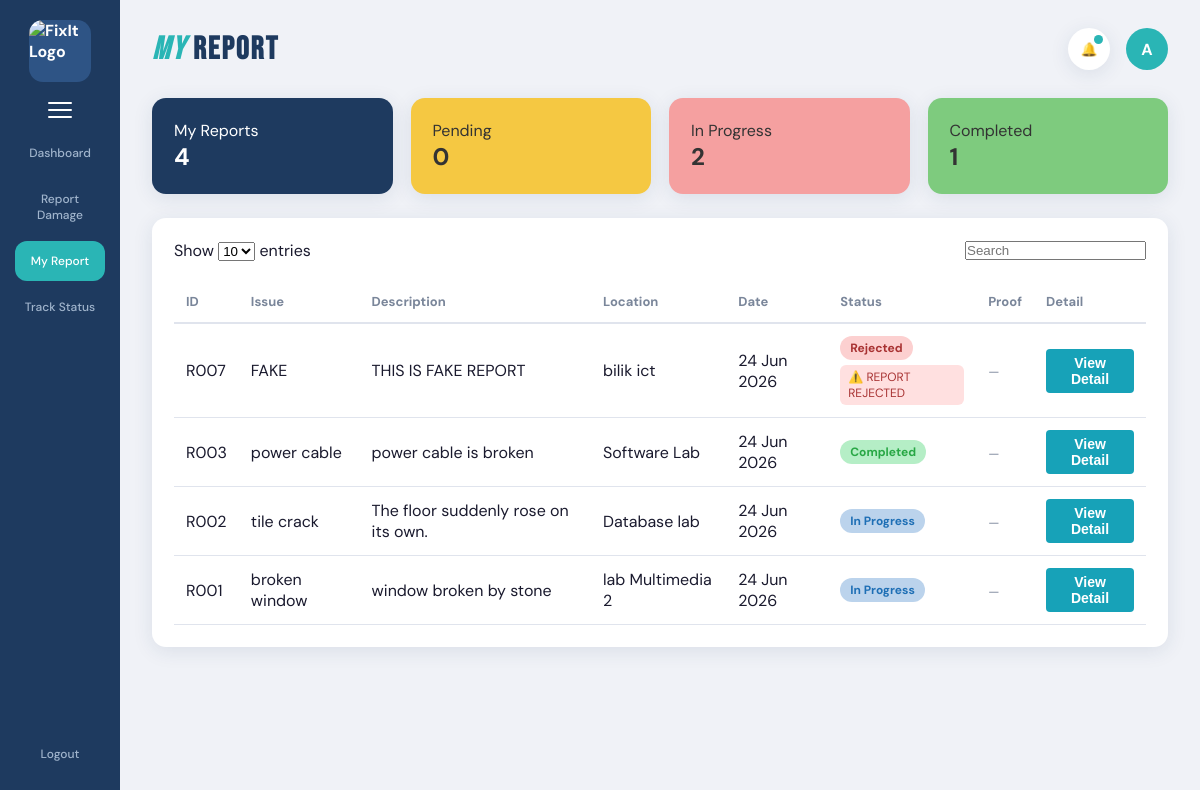
The app's page /myreport.php (signed in) with its own data.
### tables this page shows
CREATE TABLE `report` (
  `reportID` varchar(100) NOT NULL,
  `adminID` varchar(50) DEFAULT NULL,
  `userID` varchar(50) NOT NULL,
  `staffID` varchar(50) DEFAULT NULL,
  `title` varchar(150) DEFAULT NULL,
  `description` text DEFAULT NULL,
  `DateReported` datetime DEFAULT current_timestamp(),
  `status` enum('Pending','In Progress','Completed','Rejected') DEFAULT 'Pending',
  `location` varchar(255) DEFAULT NULL,
  `attachment` varchar(255) DEFAULT NULL,
  `proof_photo` varchar(255) DEFAULT NULL,
  `reject_reason` text DEFAULT NULL
);

### myreport.php (the view, shortened to what this page needs)
<?php
require 'db_connect.php';
$userID = $_SESSION['user_id'];
$initial = strtoupper(substr($_SESSION['name'], 0, 1));
$totalReports = 0;
$pending = 0;
$inProgress = 0;
$completed = 0;
$statsStmt = $conn->prepare("SELECT status, COUNT(*) as count FROM report WHERE userID = ? GROUP BY status");
$statsStmt->bind_param("s", $userID);
$statsStmt->execute();
$statsResult = $statsStmt->get_result();
while ($row = $statsResult->fetch_assoc()) {
    $totalReports += $row['count'];
    if ($row['status'] === 'In Progress') $inProgress = $row['count'];
    if ($row['status'] === 'Completed') $completed = $row['count'];
}
$perPage = 10;
$page = isset($_GET['page']) ? max(1, (int)$_GET['page']) : 1;
$offset = ($page - 1) * $perPage;
$reportsStmt = $conn->prepare("
    SELECT reportID, title, description, location, status, DateReported, reject_reason, proof_photo
    FROM report
    WHERE userID = ?
    ORDER BY DateReported DESC
    LIMIT ? OFFSET ?
");
$reportsStmt->bind_param("sii", $userID, $perPage, $offset);
$reportsStmt->execute();
$reportsResult = $reportsStmt->get_result();
?>
<!DOCTYPE html>
<html lang="en">
<head>
    <link rel="stylesheet" href="style.css">
</head>
<body>
<aside class="sidebar">
    <div class="sidebar-logo">
        <img src="FixIt_Logo.png" alt="FixIt Logo">
    </div>
    <button class="sidebar-menu-btn">
        <span></span>
        <span></span>
        <span></span>
    </button>
    <nav>
        <a href="userdb.php" class="nav-item">Dashboard</a>
        <a href="reportdamage.php" class="nav-item">Report Damage</a>
        <a href="myreport.php" class="nav-item active">My Report</a>
        <a href="trackstatus.php" class="nav-item">Track Status</a>
    </nav>
    <a href="login.php" class="nav-item">Logout</a>
</aside>
<main class="main">
<header class="topbar">
    <h1 class="topbar-title"><em>MY</em> REPORT</h1>
    <div class="topbar-actions">
        <button class="icon-btn">🔔<span class="notif-dot"></span></button>
        <div class="avatar"><?php echo htmlspecialchars($initial); ?></div>
    </div>
</header>
<section class="stat-cards">
    <div class="stat-card blue">
        <span>My Reports</span>
        <h2><?php echo $totalReports; ?></h2>
    </div>
    <div class="stat-card yellow">
        <span>Pending</span>
        <h2><?php echo $pending; ?></h2>
    </div>
    <div class="stat-card pink">
        <span>In Progress</span>
        <h2><?php echo $inProgress; ?></h2>
    </div>
    <div class="stat-card green">
        <span>Completed</span>
        <h2><?php echo $completed; ?></h2>
    </div>
</section>
<section class="table-card">
<div class="table-controls">
    <div>Show
        <select>
            <option>10</option>
        </select>
        entries
    </div>
    <input type="text" placeholder="Search">
</div>
<table>
<thead>
<tr>
    <th>ID</th>
    <th>Issue</th>
    <th>Description</th>
    <th>Location</th>
    <th>Date</th>
    <th>Status</th>
    <th>Proof</th>
    <th>Detail</th> </tr>
</thead>
<tbody>
<?php if ($reportsResult->num_rows === 0): ?>
<tr>
    <td colspan="8" style="text-align:center;">No reports yet</td> </tr>
<?php else: ?>
<?php while ($report = $reportsResult->fetch_assoc()): ?>
<tr>
<td><?php echo htmlspecialchars($report['reportID']); ?></td>
<td><?php echo htmlspecialchars($report['title']); ?></td>
<td><?php echo htmlspecialchars($report['description']); ?></td>
<td><?php echo htmlspecialchars($report['location']); ?></td>
<td><?php echo date('d M Y', strtotime($report['DateReported'])); ?></td>
<td>
<?php
$badgeClass = 'badge-pending';
if ($report['status'] === 'In Progress') $badgeClass = 'badge-inprogress';
if ($report['status'] === 'Completed') $badgeClass = 'badge-completed';
if ($report['status'] === 'Rejected') $badgeClass = 'badge-rejected';
?>
<span class="status-badge <?php echo $badgeClass; ?>">
    <?php echo htmlspecialchars($report['status']); ?>
</span>
<?php if ($report['status'] === 'Rejected' && !empty($report['reject_reason'])): ?>
    <div class="reject-box">
        ⚠️ <?php echo htmlspecialchars($report['reject_reason']); ?>
    </div>
<?php endif; ?>
</td>
<td>
<?php
if ($report['status'] === 'Completed' && !empty($report['proof_photo']) && file_exists($report['proof_photo'])):
?>
    <img src="<?php echo htmlspecialchars($report['proof_photo']); ?>" class="task-thumb" alt="Proof" onclick="openPhotoModal('<?php echo htmlspecialchars($report['proof_photo']); ?>')">
<?php else: ?>
    <span class="no-attachment">—</span>
<?php endif; ?>
</td>
<td>
    <button type="button" class="view-detail-btn"
        data-reportid="<?php echo htmlspecialchars($report['reportID']); ?>"
        data-title="<?php echo htmlspecialchars($report['title'] ?? ''); ?>"
        data-description="<?php echo htmlspecialchars($report['description'] ?? ''); ?>"
        data-location="<?php echo htmlspecialchars($report['location'] ?? ''); ?>"
        data-status="<?php echo htmlspecialchars($report['status']); ?>"
        data-date="<?php echo date('d M Y', strtotime($report['DateReported'])); ?>"
        data-rejectreason="<?php echo htmlspecialchars($report['reject_reason'] ?? ''); ?>">
        View Detail
    </button>
</td>
</tr>
<?php endwhile; ?>
<?php endif; ?>
</tbody>
</table>
</section>
</main>
</body>
</html>

### style.css (style rules this page uses)
:root { --sidebar-bg: #1e3a5f; --primary: #1e3a5f; --teal: #2ab5b5; --card-blue: #1e3a5f; --card-yellow: #f5c842; --card-pink: #f5a0a0; --card-green: #7ecb7e; --bg: #f0f2f7; --white: #ffffff; --text: #1a1a2e; --text-muted: #7a869a; --border: #e0e4ed; --status-green: #28a745; --status-yellow: #f5a623; --status-blue: #1e6fb5; --status-red: #a83232; --shadow: 0 4px 20px rgba(30, 58, 95, .10); --radius: 14px; }
* { margin: 0; padding: 0; box-sizing: border-box; }
body { font-family: 'DM Sans', sans-serif; background: var(--bg); color: var(--text); display: flex; min-height: 100vh; }
a { text-decoration: none; }
.sidebar { width: 120px; background: var(--sidebar-bg); position: fixed; top: 0; left: 0; bottom: 0; display: flex; flex-direction: column; align-items: center; padding: 20px 0; z-index: 100; }
.sidebar-logo { width: 62px; height: 62px; background: #2e5485; border-radius: 14px; display: flex; justify-content: center; align-items: center; color: #fff; font-weight: 700; margin-bottom: 20px; }
.sidebar-logo img { width: 100%; height: 100%; object-fit: cover; border-radius: 14px; }
.sidebar-menu-btn { border: none; background: none; cursor: pointer; display: flex; flex-direction: column; gap: 5px; margin-bottom: 15px; }
.sidebar-menu-btn span { width: 24px; height: 2px; background: white; border-radius: 5px; }
.sidebar nav { width: 100%; display: flex; flex-direction: column; align-items: center; }
.nav-item { width: 90px; text-align: center; padding: 12px 8px; margin-bottom: 6px; border-radius: 12px; color: #a0b4cc; font-size: 12px; font-weight: 500; transition: .3s; }
.nav-item.active { background: var(--teal); color: white; }
.main { flex: 1; margin-left: 120px; padding: 28px 32px; }
.topbar { display: flex; justify-content: space-between; align-items: center; margin-bottom: 28px; }
.topbar-title { font-size: 32px; letter-spacing: 2px; font-family: 'Bebas Neue', sans-serif; color: var(--primary); }
.topbar-title em { color: var(--teal); }
.topbar-actions { display: flex; align-items: center; gap: 16px; }
.icon-btn { width: 42px; height: 42px; border: none; border-radius: 50%; background: white; cursor: pointer; display: flex; justify-content: center; align-items: center; position: relative; box-shadow: var(--shadow); }
.notif-dot { width: 9px; height: 9px; position: absolute; top: 7px; right: 7px; border-radius: 50%; background: var(--teal); }
.avatar { width: 42px; height: 42px; border-radius: 50%; background: var(--teal); color: white; display: flex; justify-content: center; align-items: center; font-weight: 700; }
.stat-cards { display: grid; grid-template-columns: repeat(4, 1fr); gap: 18px; margin-bottom: 24px; }
.stat-card { border-radius: var(--radius); padding: 22px; box-shadow: var(--shadow); color: white; }
.stat-card.blue { background: var(--card-blue); }
.stat-card.yellow { background: var(--card-yellow); color: #333; }
.stat-card.pink { background: var(--card-pink); color: #333; }
.stat-card.green { background: var(--card-green); color: #333; }
.card, .table-card { background: white; border-radius: var(--radius); box-shadow: var(--shadow); }
.table-card { padding: 22px; }
.table-controls { display: flex; justify-content: space-between; align-items: center; margin-bottom: 20px; }
table { width: 100%; border-collapse: collapse; }
thead th { text-align: left; padding: 12px; border-bottom: 2px solid var(--border); color: var(--text-muted); font-size: 13px; }
tbody td { padding: 12px; border-bottom: 1px solid var(--border); }
.status-badge { display: inline-block; padding: 4px 10px; border-radius: 20px; font-size: 12px; font-weight: 700; }
.badge-completed { background: #b5eec6; color: var(--status-green); }
.badge-inprogress { background: #bbd3ec; color: var(--status-blue); }
.badge-rejected { background: #fcd0d0; color: #a83232; }
.view-detail-btn { background: var(--teal); color: white; border: none; border-radius: 6px; padding: 6px 14px; font-size: 12px; font-weight: 600; cursor: pointer; transition: opacity 0.15s; }

### myreport.php (style rules this page uses)
.no-attachment { color: #7a869a; font-size: 0.8rem; }
.reject-box { margin-top: 5px; font-size: 12px; color: #a83232; background: #ffe0e0; padding: 4px 8px; border-radius: 6px; }
.view-detail-btn { background-color: #17a2b8; color: white; border: none; padding: 6px 12px; border-radius: 4px; cursor: pointer; font-size: 14px; }

### records on screen
report: reportID "R007", title "FAKE", description "THIS IS FAKE REPORT", location "bilik ict", DateReported "24 Jun 2026", status "Rejected", reject_reason "REPORT REJECTED"
report: reportID "R003", title "power cable", description "power cable is broken", location "Software Lab", DateReported "24 Jun 2026", status "Completed"
report: reportID "R002", title "tile crack", description "The floor suddenly rose on its own.", location "Database lab", DateReported "24 Jun 2026", status "In Progress"
report: reportID "R001", title "broken window", description "window broken by stone", location "lab Multimedia 2", DateReported "24 Jun 2026", status "In Progress"

### other values on screen
$initial "A"
$totalReports "4"
$pending "0"
$inProgress "2"
$completed "1"
